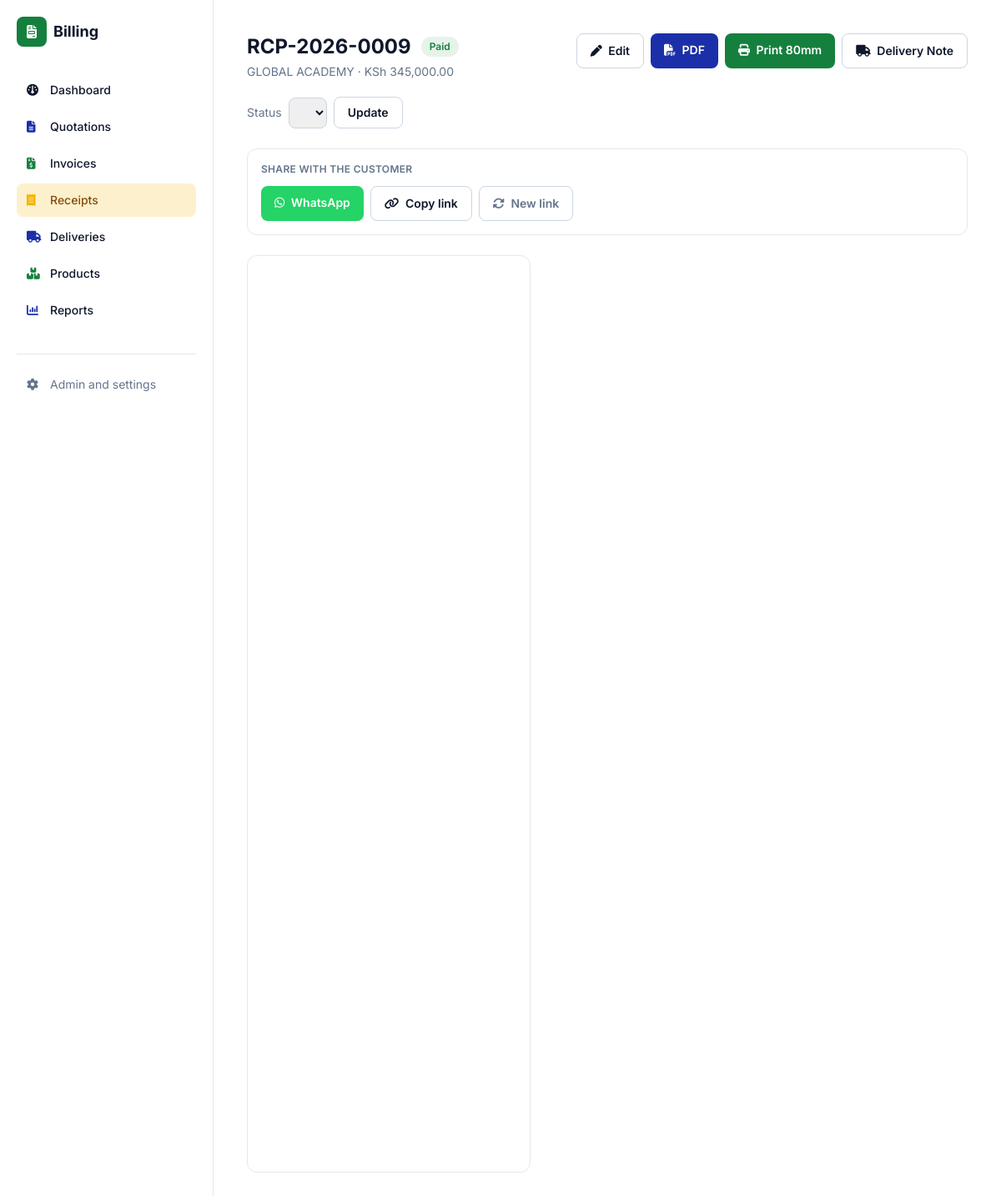
The page /doc/24/ (signed in) on the database its author committed.
### documents/models.py (models this page shows, shortened)
class Document(models.Model):
    QUOTATION, INVOICE, RECEIPT = "quotation", "invoice", "receipt"
    TYPES = [(QUOTATION, "Quotation"), (INVOICE, "Invoice"), (RECEIPT, "Receipt")]
    PREFIX = {QUOTATION: "QUO", INVOICE: "INV", RECEIPT: "RCP"}
    STATUSES = [
        ("draft", "Draft"), ("sent", "Sent"), ("accepted", "Accepted"),
        ("paid", "Paid"), ("void", "Void"),
    ]
    PAYMENT_METHODS = [
        ("cash", "Cash"), ("mpesa", "M-Pesa"), ("bank", "Bank Transfer"), ("card", "Card"),
    ]
    VAT_MODES = [
        ("exclusive", "VAT exclusive (add VAT on top)"),
        ("inclusive", "VAT inclusive (prices include VAT)"),
        ("none", "No VAT"),
    ]
    doc_type = models.CharField(max_length=10, choices=TYPES)
    number = models.CharField(max_length=30, unique=True, editable=False)
    client = models.ForeignKey(Client, null=True, blank=True, on_delete=models.SET_NULL)
    client_name = models.CharField(max_length=150, blank=True, help_text="Walk-in name if no client")
    issue_date = models.DateField(default=timezone.localdate)
    due_date = models.DateField(null=True, blank=True)
    status = models.CharField(max_length=10, choices=STATUSES, default="draft")
    vat_mode = models.CharField(max_length=10, choices=VAT_MODES, default="exclusive")
    served_by = models.CharField(max_length=80, blank=True)
    discount = models.DecimalField(max_digits=12, decimal_places=2, default=0)
    payment_method = models.CharField(max_length=10, choices=PAYMENT_METHODS, blank=True)
    payment_reference = models.CharField(max_length=60, blank=True)
    notes = models.TextField(blank=True)
    terms = models.TextField(blank=True)
    buyer_pin = models.CharField("Buyer KRA PIN", max_length=20, blank=True)
    etims_invoice_no = models.CharField("eTIMS invoice no.", max_length=60, blank=True)
    etims_qr = models.CharField("eTIMS QR data or link", max_length=500, blank=True,
                                help_text="Paste the QR link or data KRA gives you for this invoice")
    share_token = models.CharField(max_length=32, unique=True, null=True, blank=True, editable=False)
    share_viewed_at = models.DateTimeField(null=True, blank=True, editable=False)
    business = models.JSONField(default=dict, blank=True, editable=False)
    source = models.ForeignKey("self", null=True, blank=True, on_delete=models.SET_NULL,
                               related_name="converted")
    created_at = models.DateTimeField(auto_now_add=True)
    class Meta:
        ordering = ["-created_at"]
    @property
    def display_client(self):
        return self.client.name if self.client else (self.client_name or "Walk-in Customer")
    @property
    def items_total(self):
        return sum((i.line_total for i in self.items.all()), Decimal("0"))
    @property
    def gross(self):
        return max(self.items_total - self.discount, Decimal("0"))
    @property
    def total(self):
        return self.gross + self.vat_amount if self.vat_mode == "exclusive" else self.gross
    @property
    def is_overdue(self):
        return bool(self.doc_type == self.INVOICE and self.due_date
                    and self.status == "sent" and self.due_date < timezone.localdate())
    @property
    def status_label(self):
        return "Overdue" if self.is_overdue else self.get_status_display()
    @property
    def status_style(self):
        return STATUS_STYLES["overdue" if self.is_overdue else self.status]

class Client(models.Model):
    name = models.CharField(max_length=150)
    phone = models.CharField(max_length=50, blank=True)
    email = models.EmailField(blank=True)
    address = models.TextField(blank=True)
    kra_pin = models.CharField(max_length=30, blank=True)
    class Meta:
        ordering = ["name"]

class DocumentItem(models.Model):
    document = models.ForeignKey(Document, related_name="items", on_delete=models.CASCADE)
    description = models.CharField(max_length=255)
    serial_numbers = models.TextField(blank=True, help_text="Optional, one per line")
    quantity = models.DecimalField(max_digits=10, decimal_places=2, default=1)
    unit_price = models.DecimalField(max_digits=12, decimal_places=2)
    product = models.ForeignKey("Product", null=True, blank=True, on_delete=models.SET_NULL,
                                related_name="sold_items")
    @property
    def line_total(self):
        return self.quantity * self.unit_price

### documents/views.py (the view)
# urls.py: path("doc/<int:pk>/", views.document_detail, name="detail"),
@login_required
def document_detail(request, pk):
    doc = get_object_or_404(Document, pk=pk)
    return render(request, "documents/document_detail.html", {"doc": doc, "meta": TYPE_META[doc.doc_type]})

### templates/documents/document_detail.html (shortened to what this page needs)
{% extends "base.html" %}
{% block content %}
<div class="flex flex-col lg:flex-row lg:items-start lg:justify-between gap-4 mb-5">
  <div class="min-w-0">
    <div class="flex flex-wrap items-center gap-3">
      <h1 class="text-2xl font-bold">{{ doc.number }}</h1>
      <span class="px-2.5 py-1 rounded-full text-xs font-semibold {{ doc.status_style }}">{{ doc.status_label }}</span>
    </div>
    <p class="text-sm text-slate-500 mt-1">{{ doc.display_client }} &middot; KSh {{ doc.total|floatformat:"2g" }}</p>
  </div>
  <div class="grid grid-cols-2 sm:flex sm:flex-wrap gap-2 text-sm font-semibold">
    <a href="{% url 'documents:edit' doc.pk %}" class="block text-center px-4 py-2.5 rounded-lg border border-slate-300 hover:bg-slate-50"><i class="fa-solid fa-pen mr-1"></i> Edit</a>
    <a href="{% url 'documents:pdf' doc.pk %}" target="_blank" class="block text-center px-4 py-2.5 rounded-lg bg-brand-blue text-white"><i class="fa-solid fa-file-pdf mr-1"></i> PDF</a>
    {% if doc.doc_type == 'receipt' %}
    <a href="{% url 'documents:print' doc.pk %}?auto=1" target="_blank" class="block text-center px-4 py-2.5 rounded-lg bg-brand-green text-white"><i class="fa-solid fa-print mr-1"></i> Print 80mm</a>
    {% endif %}
    {% if doc.doc_type != 'quotation' and doc.status != 'void' %}
      {% if delivery %}
      <a href="{% url 'documents:delivery_detail' delivery.pk %}" class="block text-center px-4 py-2.5 rounded-lg border border-slate-300 hover:bg-slate-50"><i class="fa-solid fa-truck mr-1"></i> {{ delivery.number }}</a>
      {% else %}
      <form method="post" action="{% url 'documents:delivery_create' doc.pk %}">{% csrf_token %}
        <button class="w-full px-4 py-2.5 rounded-lg border border-slate-300 hover:bg-slate-50"><i class="fa-solid fa-truck mr-1"></i> Delivery Note</button></form>
      {% endif %}
    {% endif %}
  </div>
</div>
<form method="post" action="{% url 'documents:status' doc.pk %}" class="flex flex-wrap items-center gap-2 text-sm mb-6">
  <label class="text-slate-500">Status</label>
  <select name="status" class="flex-1 sm:flex-none rounded-lg border border-slate-300 px-3 py-2">
  </select>
  <button class="px-4 py-2 rounded-lg border border-slate-300 font-semibold hover:bg-slate-50">Update</button>
</form>
<div class="rounded-xl border border-slate-200 p-4 mb-6">
  <p class="text-xs font-semibold text-slate-500 uppercase tracking-wide mb-3">Share with the customer</p>
  <div class="grid grid-cols-2 sm:flex sm:flex-wrap gap-2 text-sm font-semibold">
    <a href="{{ whatsapp_url }}" target="_blank" rel="noopener" class="block text-center px-4 py-2.5 rounded-lg text-white" style="background:#25D366">
      <i class="fa-brands fa-whatsapp mr-1"></i> WhatsApp</a>
    <button type="button" id="copy-link" data-url="{{ share_link }}" class="px-4 py-2.5 rounded-lg border border-slate-300 hover:bg-slate-50">
      <i class="fa-solid fa-link mr-1"></i> Copy link</button>
    <form method="post" action="{% url 'documents:share_reset' doc.pk %}" onsubmit="return confirm('The old link will stop working. Continue?')">
      {% csrf_token %}<button class="w-full px-4 py-2.5 rounded-lg border border-slate-300 text-slate-500 hover:bg-slate-50">
        <i class="fa-solid fa-rotate mr-1"></i> New link</button></form>
  </div>
</div>
<div class="w-full">
  {% if doc.doc_type == 'receipt' %}
  <div class="fit-wrap" data-w="340" data-h="1100">
    <iframe src="{% url 'documents:preview' doc.pk %}" class="bg-white rounded-xl border border-slate-200" style="width:340px;height:1100px"></iframe>
  </div>
  {% else %}
  <div class="fit-wrap" data-w="794" data-h="1123">
    <iframe src="{% url 'documents:preview' doc.pk %}" class="bg-white rounded-xl border border-slate-200" style="width:794px;height:1123px"></iframe>
  </div>
  {% endif %}
</div>
{% endblock %}

### templates/base.html (style rules this page uses)
html { -webkit-text-size-adjust: 100%; }

### rows shown on the page
Document: number "RCP-2026-0009", status_label "Paid", display_client "GLOBAL ACADEMY", total "345,000.00"
